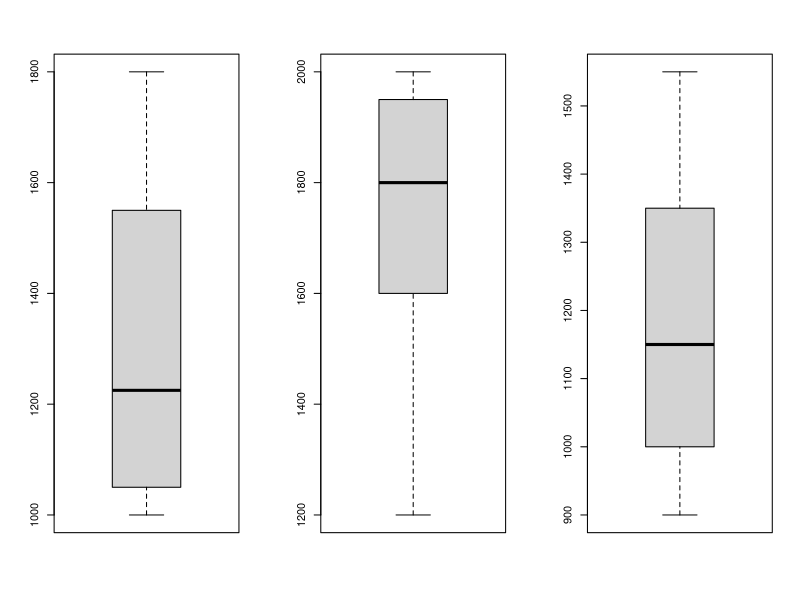
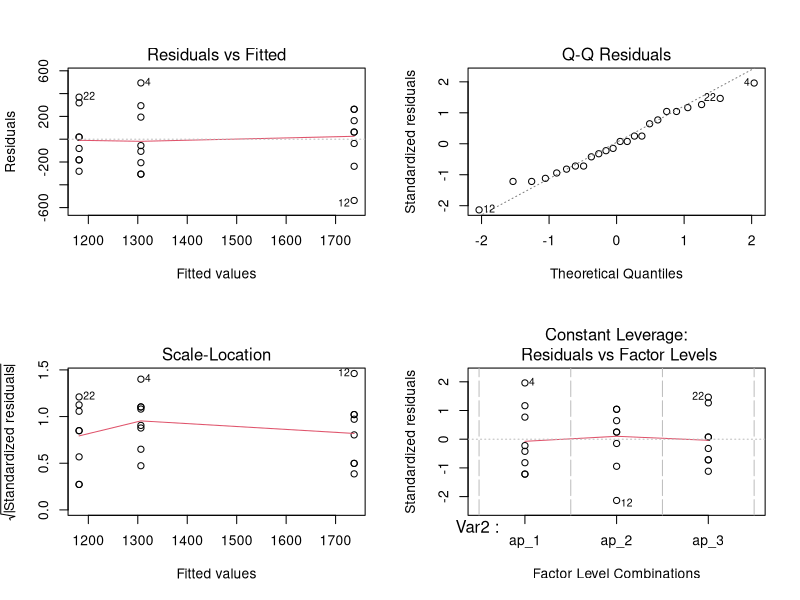

These charts were generated, in order, by the following R code:
library(ggpubr)
library(rstatix)
library(tidyverse)
library(reshape2)
ap_1 <- c(1000,
          1500,
          1200,
          1800,
          1600,
          1100,
          1000,
          1250)
ap_2 <- c(1500,
          1800,
          2000,
          1200,
          2000,
          1700,
          1800,
          1900)
ap_3 <- c(900,
          1000,
          1200,
          1500,
          1200,
          1550,
          1000,
          1100)
df <- cbind(ap_1, ap_2, ap_3)

#A
#We will use ANOVA to test to see if the observations suggest a difference between results of methods.
#H0: Pop Means are equal
#H1: Pop Means are not equal

#To apply ANOVA we need to see first if these samples can be assumed to be normal
apply(df, 2, shapiro.test)
#All of them seems to be good to use for ANOVA

#Lets see if they have any outliers
par(mfrow = c(1,3))
boxplot(df[,1])
boxplot(df[,2])
boxplot(df[,3])
#None has outliers

#Lets check homogenity of variances
melt(df) %>% levene_test(formula = value~Var2)
#P value is higher than 0.05 thus there is no evidence for heterogenity of variance

#Finally we can use anova
model <- aov(formula = value~Var2, data = melt(df))
model %>% summary()
#There are significant differences between groups as p value < 0.05
#But we do not know which of these 2,3 groups are different, this p value only tells us that
#there is a group that is different. So we can use Tukey comparison, or do pairwise ttest to each pair
#To see which groups are different from each other.


#B
par(mfrow = c(2,2))
plot(model)
#First plot is showing how the residuals behave, we see no trend nor difference from zero.
#But there are some outliers namely 4, 12, 22. This may result in heterogeneity of variances or non normality.
#So we test for these. We already applied levenes test to see if variances are homogeneous and gotten good results.
#So lets test for normality of residuals. Looking at the qqplot it seems this test will be satisfactory too but you never know..
shapiro.test(resid(model))
#Yep, 0.9 p value which is absolutely assumable to be normal. 

#These results tell us that all assumptions are met thus, this models adequacy is very good and is dependable. 


subcompact <- c(3,5,3,7,6,5,3,2,1,6)
compact <- c(1,3,4,7,5,6,3,2,1,7)
midsize <- c(4,1,3,5,7,1,2,4,2,7)
fullsize <- c(3,5,7,5,10,3,4,7,2,7)
df1 <- rbind(subcompact, compact, midsize, fullsize)

#response is rental period, treatment is car type

model1 <- melt(df1) %>% aov(formula = value~Var1)
model1 %>% summary()

#errors degrees of freedom is 36 = N-k-1, k = 3

#If we suppose that the type of car has an effect on rental time we would then do
#pairwise tests to see if there are any pairs that doesnt have difference. Because 
#the result tells us if there is at least 1 group that differs from the rest. 
#There may be groups that are not different.


